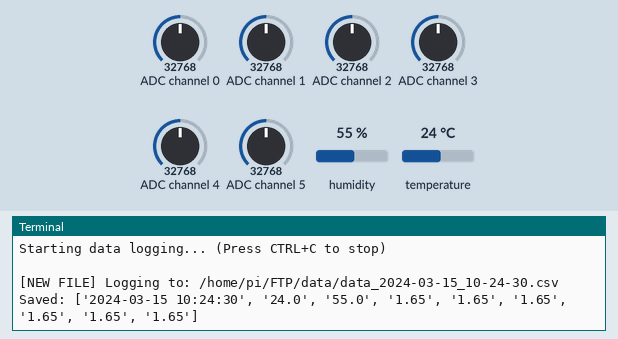
This program was run on a simulated Raspberry Pi (BCM pin numbers). Parts: the last lines printed to the terminal. The inputs (shaded band) are chosen by the test bench; at power-on: humidity 55 %, ADC channel 0 = 32768, ADC channel 1 = 32768, ADC channel 2 = 32768, ADC channel 3 = 32768, ADC channel 4 = 32768, ADC channel 5 = 32768, temperature 24 °C (analog values on the 0–65535 scale). The clock reads 2024-03-15 10:24:30 at power-on unless the program sets it; files the program writes start out absent; library files of the repository ran but are not shown: DHT22.py, MCP3008.py.

Above: at 1.2 s.
1.3 s: humidity set to 22 %
At 6.0 s:
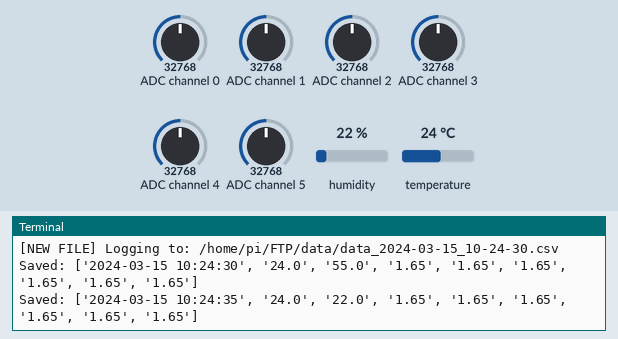
7.6 s: ADC channel 0 set to 45874
At 12.2 s:
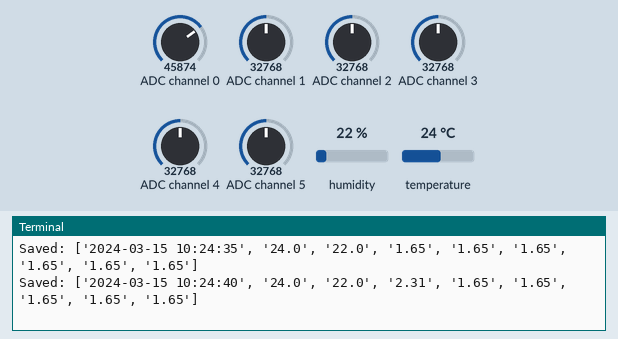
13.9 s: ADC channel 1 set to 45874
At 17.2 s:
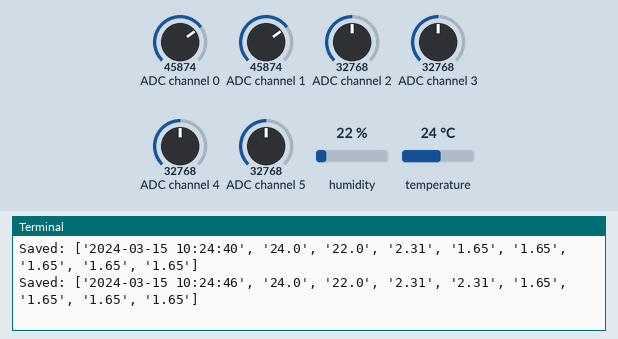
20.2 s: ADC channel 2 set to 45874
At 22.2 s:
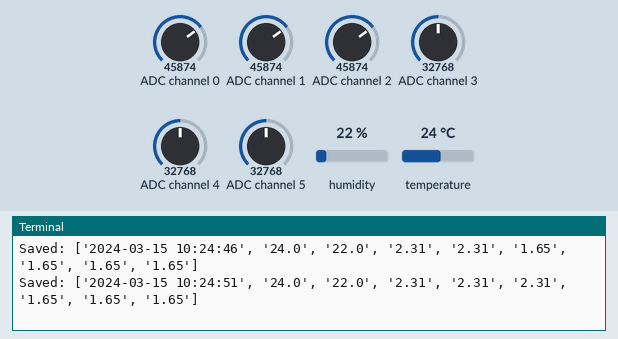
26.5 s: ADC channel 3 set to 45874
At 27.2 s:
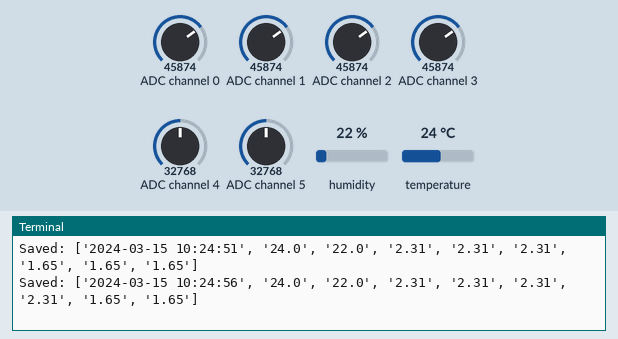
32.8 s: ADC channel 4 set to 45874
At 38.3 s:
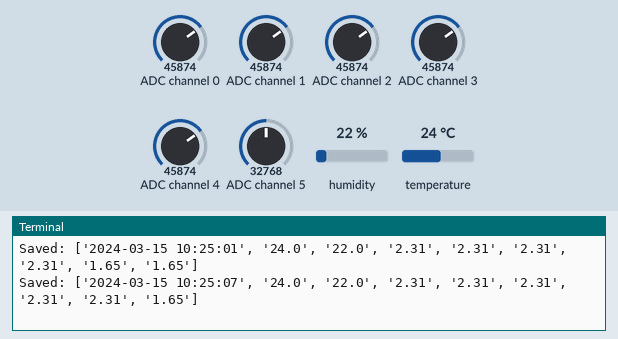
Timing chart, 0 to 39.8 s (numbered marks = the images above; inputs shaded):
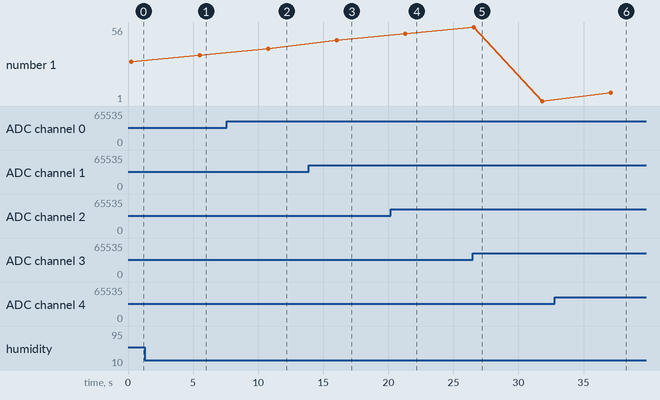

The program:

read_mq_sensor.py
```python
import time
import os
import csv
import board
from datetime import datetime

# --- IMPORT CUSTOM CLASSES ---
from DHT22 import DHT22Sensor
from MCP3008 import MultiGasSensor

# --- CONFIGURATION ---
# Change filepath here
# "~" Example Home (VD: /home/azure)
LOG_DIR = os.path.expanduser("~/FTP/data")

INTERVAL_SEC = 5            # Data logging interval (seconds)
FILE_DURATION_SEC = 15 * 60 # Duration per file (15 minutes)

# Check folder ~/FTP/data
if not os.path.exists(LOG_DIR):
    try:
        os.makedirs(LOG_DIR)
        print(f"Directory created: {LOG_DIR}")
    except OSError as e:
        print(f"Error creating directory {LOG_DIR}: {e}")
        # Prevent crash
        LOG_DIR = "logs"
        os.makedirs(LOG_DIR, exist_ok=True)

def get_new_filename():
    """Generate a filename based on the current timestamp."""
    now_str = datetime.now().strftime("%Y-%m-%d_%H-%M-%S")
    # Saved file with /home/azure/FTP/data/data_2023-xx-xx.csv
    return os.path.join(LOG_DIR, f"data_{now_str}.csv")

def main():
    print(f"System initializing... Data will be saved to: {LOG_DIR}")

    # 1. Initialize Hardware
    try:
        dht = DHT22Sensor(board.D23)
        gas = MultiGasSensor()
        print(">> Hardware ready!")
    except Exception as e:
        print(f"Hardware Initialization Error: {e}")
        return

    # CSV Column Headers
    csv_header = [
        "Timestamp",
        "Temp(C)", "Hum(%)",
        "MQ2(V)", "MQ3(V)", "MQ5(V)", "MQ7(V)", "MQ8(V)", "MQ135(V)"
    ]

    current_filename = None
    start_time_file = 0

    print("Starting data logging... (Press CTRL+C to stop)")

    try:
        while True:
            # --- FILE ROTATION LOGIC ---
            if current_filename is None or (time.time() - start_time_file >= FILE_DURATION_SEC):
                current_filename = get_new_filename()
                start_time_file = time.time()

                with open(current_filename, mode='w', newline='') as f:
                    writer = csv.writer(f)
                    writer.writerow(csv_header)
                print(f"\n[NEW FILE] Logging to: {current_filename}")

            # --- DATA ACQUISITION ---
            dht.read()
            gas_values = gas.read_voltages()

            # --- DATA FORMATTING ---
            timestamp = datetime.now().strftime("%Y-%m-%d %H:%M:%S")
            row = [timestamp, f"{dht.temperature:.1f}", f"{dht.humidity:.1f}"]
            row.extend([f"{v:.2f}" for v in gas_values])

            # --- SAVE TO FILE ---
            with open(current_filename, mode='a', newline='') as f:
                writer = csv.writer(f)
                writer.writerow(row)

            print(f"Saved: {row}")

            time.sleep(INTERVAL_SEC)

    except KeyboardInterrupt:
        print("\nProgram stopped by user.")
        dht.close()

if __name__ == "__main__":
    main()
```

Measured:
- after the input at 1.3 s, the terminal: prints a new line after 4.2 s (image 1)
- after the input at 7.6 s, the terminal: prints a new line after 3.2 s (image 2)
- after the input at 13.9 s, the terminal: prints a new line after 2.1 s (image 3)
- after the input at 20.2 s, the terminal: prints a new line after 1.1 s (image 4)
- after the input at 26.5 s, the terminal: prints a new line after 0.07 s (image 5)
- after the input at 32.8 s, the terminal: prints a new line after 4.3 s (image 6)
